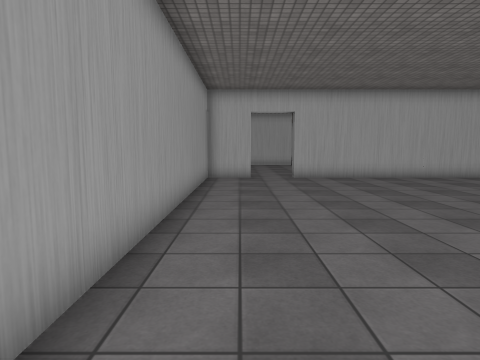
view 1 (above)

18 first-person views from a walk through a scene from a Unity 3-D project. The camera is 1.4 m above the floor, tilts 6° down and sees 75° across. The floor is counted in squares, 1 m on a side. Each view is taken from the middle of a square. On the plan, view 1 faces up. The plan holds only what a view shows up to about 14 squares ahead; the rest is blank. The place goes on beyond the plan. The player character is not drawn. Some surface patterns are stand-ins.

view 2
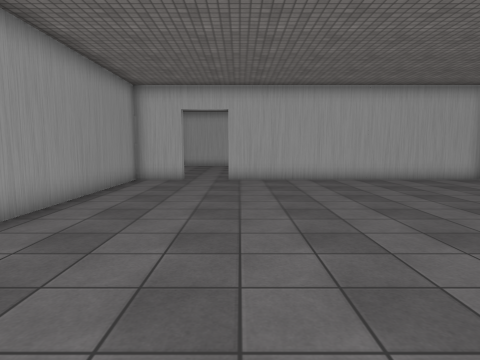

view 3
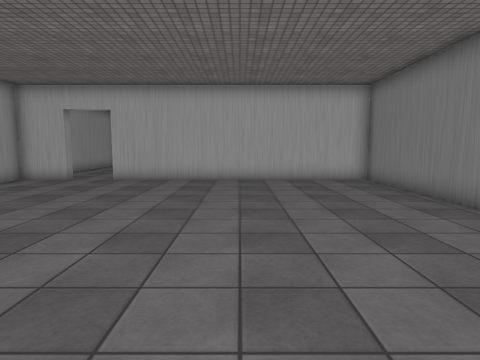

view 4
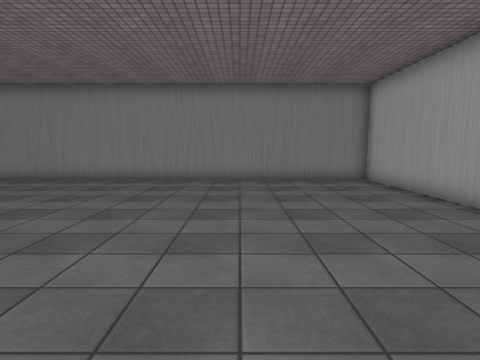

view 5
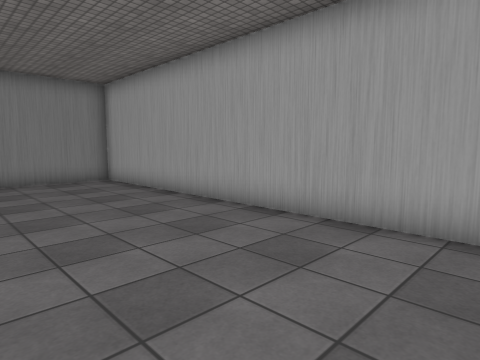

view 6
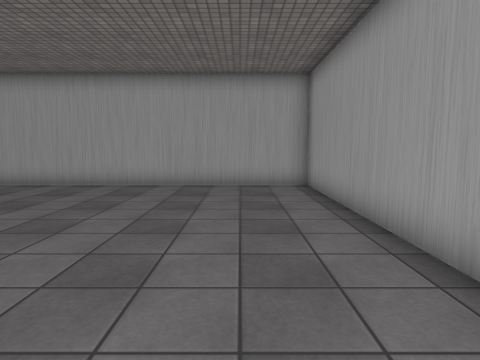

view 7
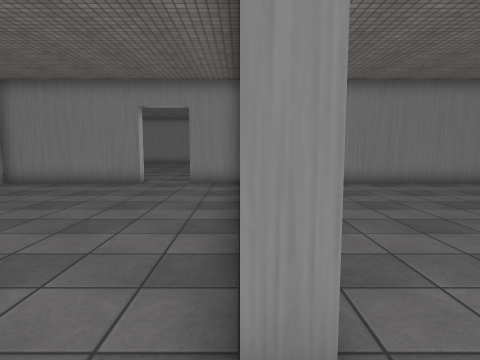

view 8
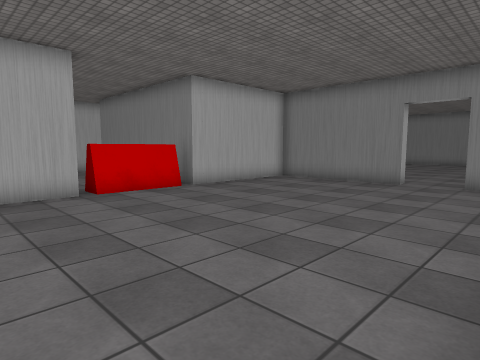

view 9
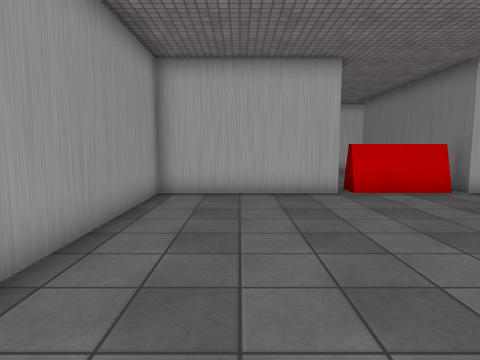

view 10
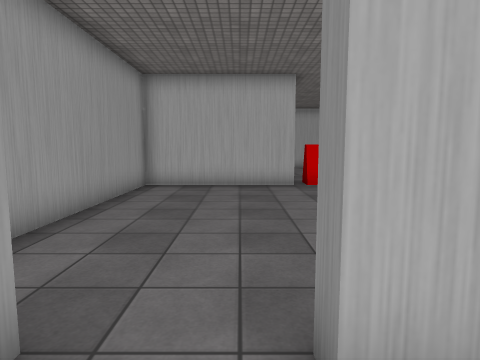

view 11
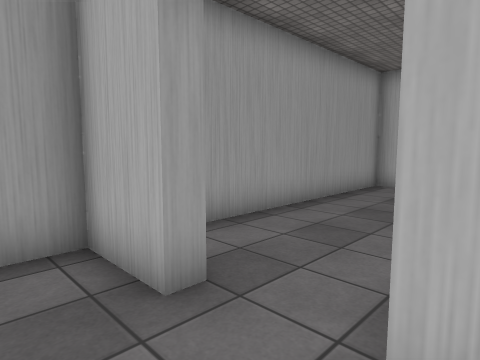

view 12
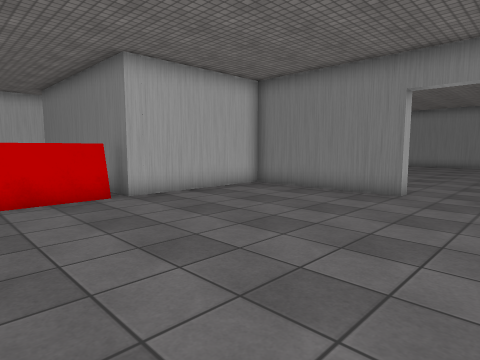

view 13
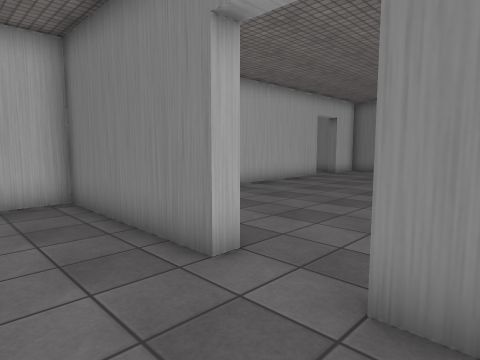

view 14
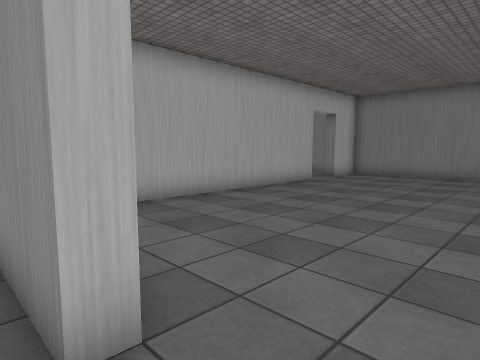

view 15
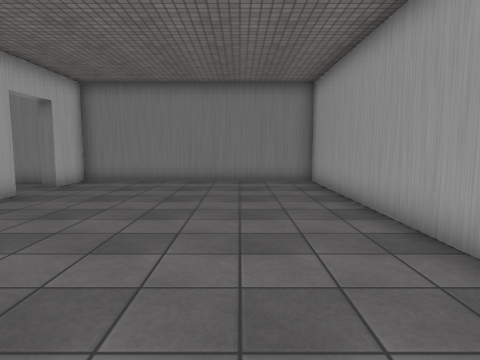

view 16
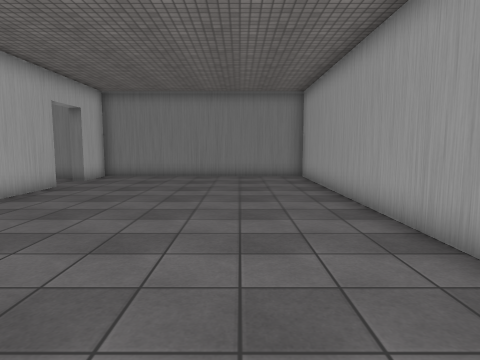

view 17
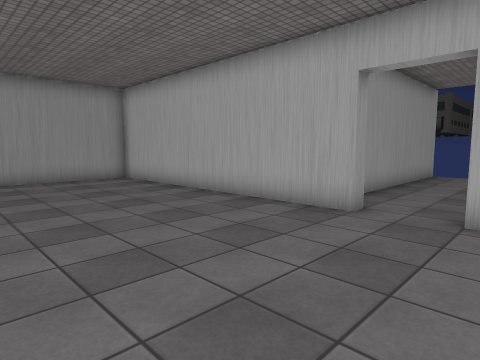

view 18
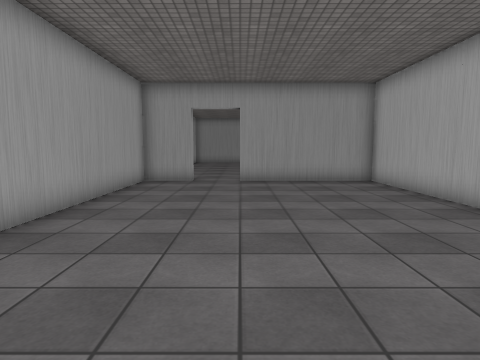

### Floor plan
Points are (right, up) in squares from view 1. A wall is a line through its corners. A room is listed if a view was taken in it or the views show most of it. See-through windows are left out.
Room 1 (views 1, 2, 3, 4, 5, 6, 10, 11)
walls: (0.5, 14.5) (-1.5, 14.5) (-1.5, -4.5) (13.5, -4.5) (13.5, 14.5) (2.5, 14.5)
ways out: opening at (1.5, 15) to room 2
Room 2 (views 7, 8, 9, 12, 13, 14, 16)
walls: (4.1, 24.5) (-1.5, 24.5) (-1.5, 16.5); (7.6, 24.7) (4.5, 24.7); (2.5, 14.5) (2.5, 15); (0.5, 15.1) (0.5, 14.5); (14, 19) (13.5, 19) (13.5, 24.5) (8, 24.5); (13.5, 15) (13.5, 17) (14, 17)
low walls: (7.6, 24.5) (4.5, 24.5)
ways out: opening at (1.5, 15) to room 1; opening at (14, 17.5) to room 3
Room 3 (views 15, 17, 18)
walls: (25, 25.1) (25, 24.5) (14, 24.5) (14, 19); (28, 25.5) (28, 26.8); (14, 17) (14, 15) (29, 15) (29, 24.5) (27, 24.5) (27, 25); (24, 30.5) (24, 27.2)
ways out: opening at (14, 17.5) to room 2

Positions as (right, up) in squares from view 1, and headings:
1: (0, 0), facing up
2: (3, 1), facing up
3: (8, 1), facing up
4: (0, 1), facing right
5: (0, 1), facing down-right
6: (1, 7), facing down
7: (1, 15), facing right
8: (1, 15), facing up-right
9: (1, 15), facing up
10: (2, 13), facing up
11: (3, 13), facing up-left
12: (4, 16), facing up-right
13: (11, 16), facing up-right
14: (13, 17), facing up-right
15: (16, 18), facing right
16: (14, 18), facing right
17: (28, 18), facing up-left
18: (27, 19), facing left
